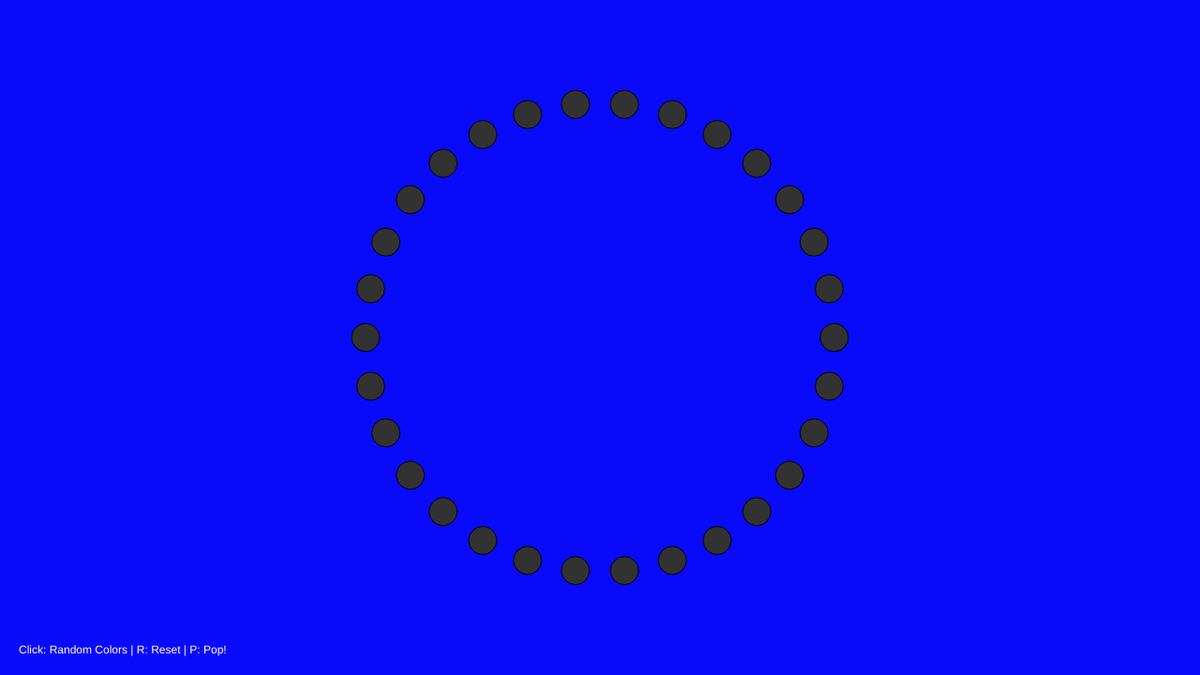
Frame 1 (no input)
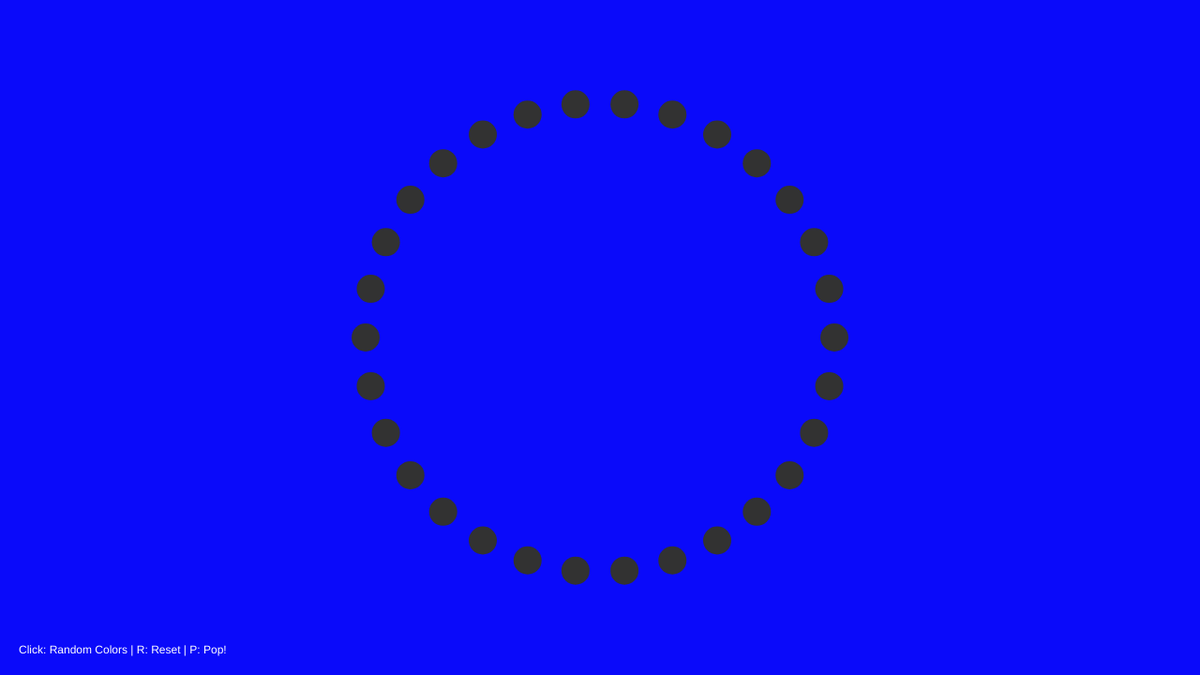
Frame 60 (no input)
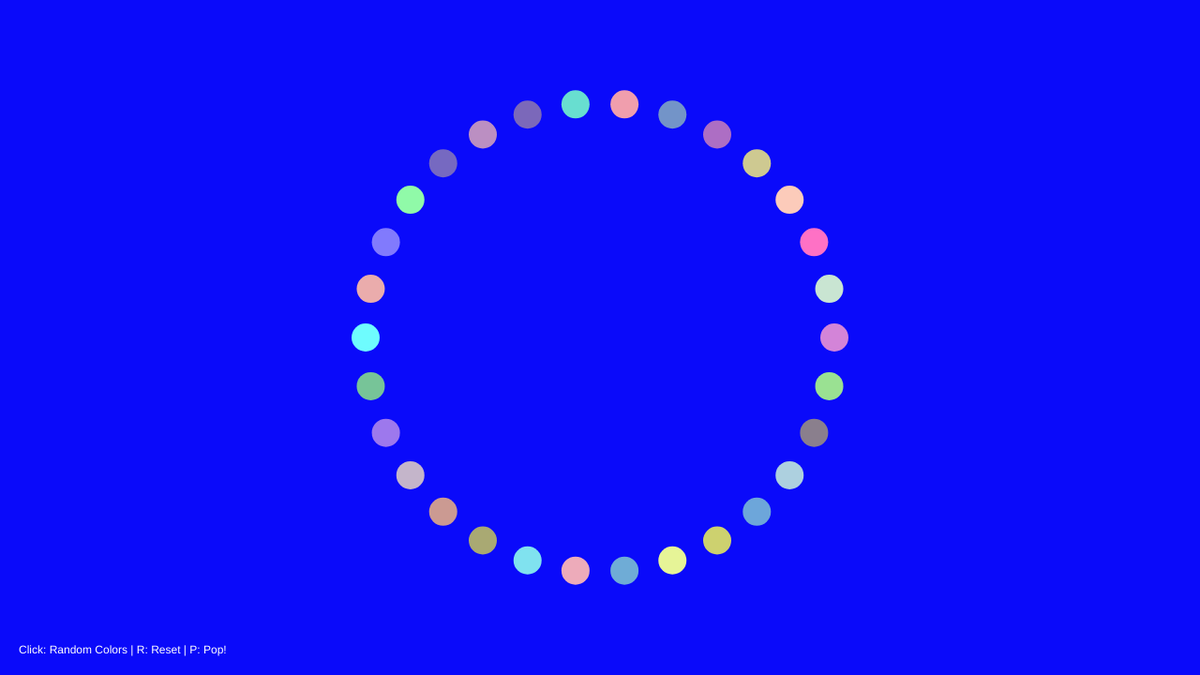
Frame 120 (the mouse pressed at the canvas centre since frame 60)

The p5.js sketch that drew these frames (run headless with seeded random() and noise() and a simulated clock; from frame 60 on, the mouse is pressed at the canvas centre):

// p5.js sketch
// ── sketch.js
////Work Study #6 //////
////I kept alot from the past homework onto this one but essentially changed the main dynamics///
///I wanted to create a popping effect that whenever a certain key is pressed the circle from previous will pop///
///Aswell if it is clicked in the middle the colors will change to any random color in the middle/////

let numEllipses = 30;
let radius = 250;
let ellipseSize = 30;
let centerX, centerY;
let circleColors = [];  //we used an array to incorporate the color of the ellipses
let isPopping = false;
let shootDistance = 0;

function setup() 
{
  createCanvas(1280, 720);
  centerX = width / 2;
  centerY = height / 2;
  resetColors();
}

function draw() 
{
  background(10, 10, 250);
  
  // Shooting animation that says when true, all ellipses will shoot a certain 'shoot Distance'
  //after reaching a certain distance it will reset
  if (isPopping) 
  {
    shootDistance += 2;
    if (shootDistance > 300) 
    {
      shootDistance = 0;
      isPopping = false;
    }
  }
  
  // Used from the last work study, using a loop to create locations for the ellipses in a circle shape
  for (let i = 0; i < numEllipses; i++) 
  {
    let angle = i * TWO_PI / numEllipses;
    let x, y;
    
    // this creates a trail behind the popping ellipses, adding the shoot distance to the radius, but still keeping it in the circular format
    //all in all there will be 4 trails, the first state in which the ellipses are in then the next three as shown below
    if (isPopping) 
      {
      x = centerX + (radius + shootDistance) * cos(angle);
      y = centerY + (radius + shootDistance) * sin(angle);
      
      // 1st trail, closest to the main ellipse when popping
      fill(red(circleColors[i]), green(circleColors[i]), blue(circleColors[i]), 150);
      ellipse
      ( centerX + (radius + shootDistance * 0.7) * cos(angle),
        centerY + (radius + shootDistance * 0.7) * sin(angle),
        ellipseSize * 0.8);
      
      // 2nd trail
      fill(red(circleColors[i]), green(circleColors[i]), blue(circleColors[i]), 100);
      ellipse
      ( centerX + (radius + shootDistance * 0.5) * cos(angle),
        centerY + (radius + shootDistance * 0.5) * sin(angle),
        ellipseSize * 0.6);
      
      // 3rd trail in the back, each trail going back the transparency increases
      fill(red(circleColors[i]), green(circleColors[i]), blue(circleColors[i]), 50);
      ellipse
      ( centerX + (radius + shootDistance * 0.3) * cos(angle),
        centerY + (radius + shootDistance * 0.3) * sin(angle),
        ellipseSize * 0.4);
    } 
    else 
    {
      x = centerX + radius * cos(angle);
      y = centerY + radius * sin(angle);
    }
    
    // Main ellipse trail / locations
    fill(circleColors[i]);
    ellipse(x, y, ellipseSize, ellipseSize);
  }
  
  // added instructions to help the user navigate
  fill(255);
  noStroke();
  textAlign(LEFT, BOTTOM);
  text("Click: Random Colors | R: Reset | P: Pop!", 20, height - 20);
}

//now we want to change the color of the ellipses after we click in the center for ALL of the ellipses
function mousePressed() 
{
  for (let i = 0; i < numEllipses; i++) 
  {
    circleColors[i] = color(random(100, 255), random(100, 255), random(100, 255));
  }
}
//simple key press to reset the colors back to its original color and another one to initiate the popping animation
function keyPressed() 
{
  if (key === 'r' || key === 'R') 
  {
    resetColors();
  }
  if (key === 'p' || key === 'P') 
  {
    isPopping = true;
    shootDistance = 0;
  }
}
//We need to state the function reset colors in order for the ellipses to return color
function resetColors() 
{
  for (let i = 0; i < numEllipses; i++)
  {
    circleColors[i] = color(50);
  }
}
